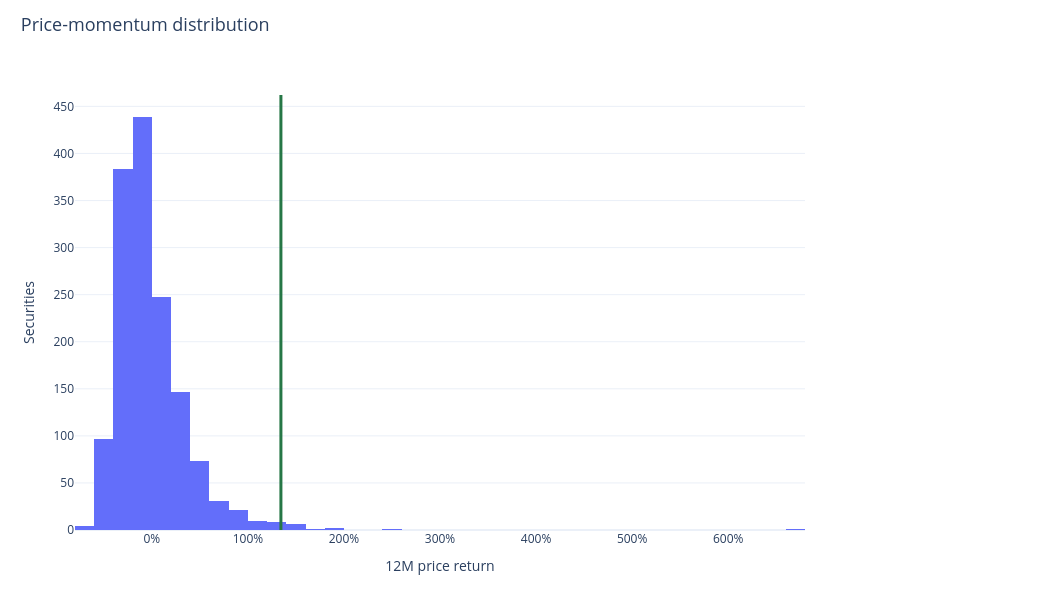

Source (notebook cell):
### Markdown cell above
## 2. Universe → ranking → actual portfolio

The example uses the latest monthly N=24 signal and exposes the ranking inputs and actual target weights.

### Code cell
research.snapshot()

### Figure 1 — Plotly figure (JSON) as saved in the notebook; plotly's stock layout.template omitted (floating-point values rounded to 4 significant figures; data arrays with more than 128 entries replaced by an {"elided": "..."} marker saying what was removed)
{"data": [{"name": "Eligible universe", "nbinsx": 45, "type": "histogram", "x": {"elided": "1472 float values"}}], "layout": {"height": 610, "hovermode": "x unified", "legend": {"font": {"size": 12}, "itemclick": "toggle", "itemdoubleclick": "toggleothers", "x": 1.025, "y": 1}, "margin": {"b": 80, "l": 75, "r": 235, "t": 95}, "shapes": [{"line": {"color": "#267746", "width": 3}, "type": "line", "x0": 1.344, "x1": 1.344, "xref": "x", "y0": 0, "y1": 1, "yref": "y domain"}], "title": {"font": {"size": 18}, "text": "Price-momentum distribution", "x": 0.02, "y": 0.97}, "width": 1040, "xaxis": {"tickformat": ".0%", "title": {"text": "12M price return"}}, "yaxis": {"title": {"text": "Securities"}}}}
